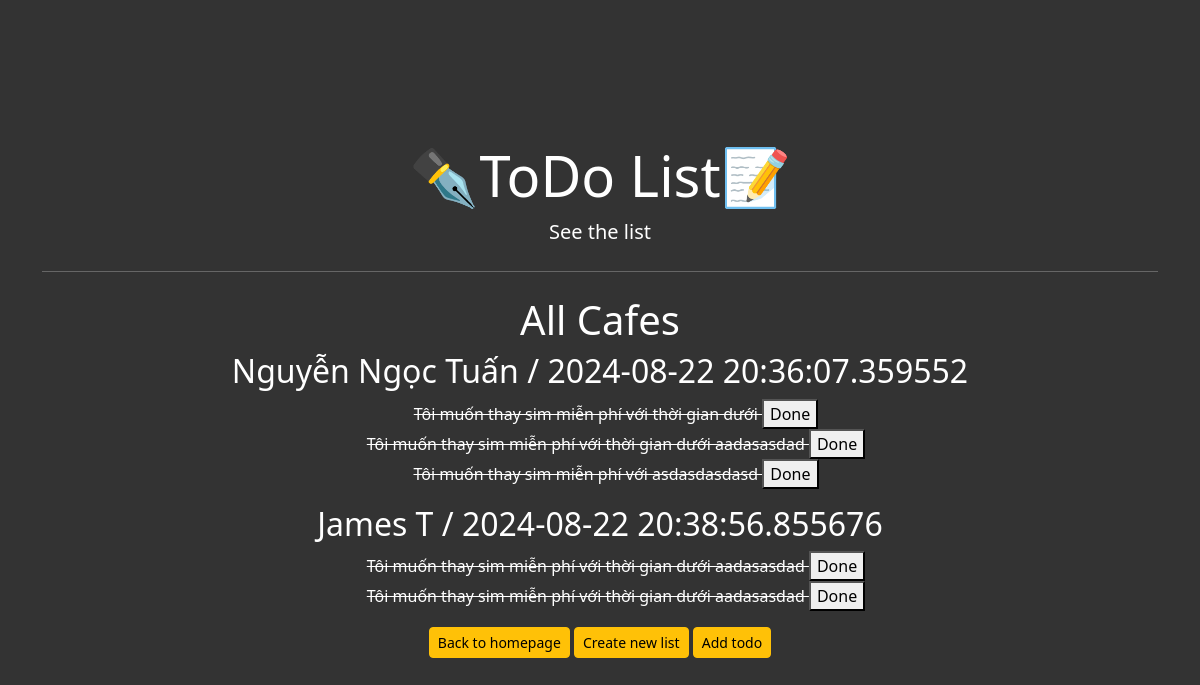
The app's page /all_lists with its own data.
### main.py (models this page shows)
class List(db.Model):
    __tablename__ = 'list'
    id = db.Column(db.Integer, primary_key=True)
    name = db.Column(db.String(150))
    date = db.Column(db.DateTime)
    list_item = db.relationship('ToDo', backref='author')

class ToDo(db.Model):
    __tablename__ = 'todo'
    id = db.Column(db.Integer, primary_key=True)
    is_checked = db.Column(db.Boolean, default=False)
    content = db.Column(db.String(200))
    list_id = db.Column(db.Integer, db.ForeignKey('list.id'))

### main.py (the view)
@app.route('/all_lists', methods=['GET'])
def show_all():
    result_list = List.query.all()
    result_todo = ToDo.query.all()
    return render_template('all.html', all_list=result_list, all_todo=result_todo)

### templates/all.html
{% extends 'base.html' %}
{% from 'bootstrap5/form.html' import render_form %}
{% block content %}
<div class="jumbotron text-center">
    <div class="container">
        <h1 class="display-4">✒️ToDo List📝</h1>
        <p class="lead">See the list</p>
        <hr class="my-4">
        <div class="row">
            <div class="col-sm-12">
                <h1>All Cafes</h1>
                {% for al in all_list: %}
                <h2>{{ al.name}} / {{ al.date }}</h2>
                <ul style="list-style-type: none;">
                    {% for atd in all_todo: %}
                    {% if atd.list_id == al.id: %}
                    <li class="{{ 'checked' if atd.is_checked else '' }}">
                        {{ atd.content }}
                        <form action="{{ url_for('toggle_check', todo_id=atd.id) }}" method="post"
                              style="display:inline;">
                            <button type="submit">Done</button>
                        </form>
                    </li>
                    {% endif %}
                    {% endfor %}
                </ul>
                {% endfor %}
            </div>
        </div>
        <div>
            <a class="btn btn-warning btn-sm" href="{{ url_for('home') }}">Back to homepage</a>
            <a class="btn btn-warning btn-sm" href="{{ url_for('create_list') }}">Create new list</a>
            <a class="btn btn-warning btn-sm" href="{{ url_for('create_todo') }}">Add todo</a>
        </div>
    </div>
</div>
{% endblock %}

### templates/base.html (shortened to what this page needs)
<!DOCTYPE html>
<html lang="en">
<head>
    {% block styles %}
    {{ bootstrap.load_css() }}
    <link
            rel="stylesheet"
            href="{{ url_for('static', filename='css/styles.css') }}"
    />
    {% endblock %}
</head>
<body>
{% block content %}{% endblock %}
</body>
</html>

### static/css/styles.css (style rules this page uses)
body { background-color: #333; color: white; }
a { color: #ffc107; }
.jumbotron { display: flex; align-items: center; margin: 0; height: 100vh; color: white; background-color: #333; }
.checked { text-decoration: line-through; }

### records on screen
List: name "Nguyễn Ngọc Tuấn", date "2024-08-22 20:36:07.359552"
ToDo: content "Tôi muốn thay sim miễn phí với thời gian dưới"
ToDo: content "Tôi muốn thay sim miễn phí với thời gian dưới aadasasdad"
ToDo: content "Tôi muốn thay sim miễn phí với asdasdasdasd"
List: name "James T", date "2024-08-22 20:38:56.855676"
ToDo: content "Tôi muốn thay sim miễn phí với thời gian dưới aadasasdad"
ToDo: content "Tôi muốn thay sim miễn phí với thời gian dưới aadasasdad"
